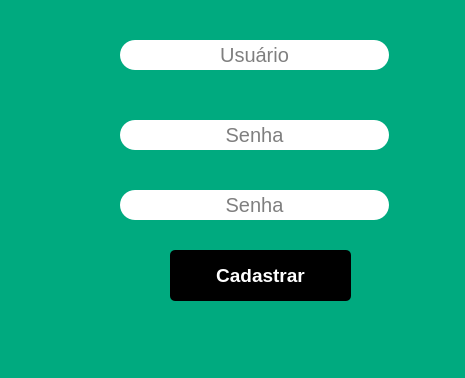
<?xml version="1.0" encoding="UTF-8"?>
<ui version="4.0">
 <class>MainWindow</class>
 <widget class="QMainWindow" name="MainWindow">
  <property name="geometry">
   <rect>
    <x>0</x>
    <y>0</y>
    <width>465</width>
    <height>378</height>
   </rect>
  </property>
  <property name="windowTitle">
   <string>MainWindow</string>
  </property>
  <property name="styleSheet">
   <string notr="true">background-color: rgb(0, 170, 127);</string>
  </property>
  <widget class="QWidget" name="centralwidget">
   <widget class="QLineEdit" name="usuario">
    <property name="geometry">
     <rect>
      <x>120</x>
      <y>40</y>
      <width>269</width>
      <height>30</height>
     </rect>
    </property>
    <property name="font">
     <font>
      <pointsize>15</pointsize>
     </font>
    </property>
    <property name="styleSheet">
     <string notr="true">background-color: rgb(255, 255, 255);
border-radius:15px;</string>
    </property>
    <property name="echoMode">
     <enum>QLineEdit::Normal</enum>
    </property>
    <property name="alignment">
     <set>Qt::AlignCenter</set>
    </property>
    <property name="placeholderText">
     <string notr="true" extracomment="Usuário">Usuário</string>
    </property>
   </widget>
   <widget class="QLineEdit" name="senha">
    <property name="geometry">
     <rect>
      <x>120</x>
      <y>120</y>
      <width>269</width>
      <height>30</height>
     </rect>
    </property>
    <property name="font">
     <font>
      <pointsize>15</pointsize>
     </font>
    </property>
    <property name="styleSheet">
     <string notr="true">background-color: rgb(255, 255, 255);
border-radius:15px;</string>
    </property>
    <property name="echoMode">
     <enum>QLineEdit::Password</enum>
    </property>
    <property name="alignment">
     <set>Qt::AlignCenter</set>
    </property>
    <property name="placeholderText">
     <string notr="true" extracomment="Usuário">Senha</string>
    </property>
   </widget>
   <widget class="QLineEdit" name="confirm_senha">
    <property name="geometry">
     <rect>
      <x>120</x>
      <y>190</y>
      <width>269</width>
      <height>30</height>
     </rect>
    </property>
    <property name="font">
     <font>
      <pointsize>15</pointsize>
     </font>
    </property>
    <property name="styleSheet">
     <string notr="true">background-color: rgb(255, 255, 255);
border-radius:15px;</string>
    </property>
    <property name="echoMode">
     <enum>QLineEdit::Password</enum>
    </property>
    <property name="alignment">
     <set>Qt::AlignCenter</set>
    </property>
    <property name="placeholderText">
     <string notr="true" extracomment="Usuário">Senha</string>
    </property>
   </widget>
   <widget class="QLabel" name="label">
    <property name="geometry">
     <rect>
      <x>40</x>
      <y>20</y>
      <width>71</width>
      <height>51</height>
     </rect>
    </property>
    <property name="text">
     <string/>
    </property>
    <property name="pixmap">
     <pixmap>../../../Downloads/user.png</pixmap>
    </property>
   </widget>
   <widget class="QLabel" name="label_2">
    <property name="geometry">
     <rect>
      <x>40</x>
      <y>90</y>
      <width>71</width>
      <height>61</height>
     </rect>
    </property>
    <property name="text">
     <string/>
    </property>
    <property name="pixmap">
     <pixmap>../../../Downloads/pass.png</pixmap>
    </property>
   </widget>
   <widget class="QLabel" name="label_3">
    <property name="geometry">
     <rect>
      <x>40</x>
      <y>170</y>
      <width>71</width>
      <height>61</height>
     </rect>
    </property>
    <property name="text">
     <string/>
    </property>
    <property name="pixmap">
     <pixmap>../../../Downloads/pass.png</pixmap>
    </property>
   </widget>
   <widget class="QPushButton" name="Novo_cadastro">
    <property name="geometry">
     <rect>
      <x>170</x>
      <y>250</y>
      <width>181</width>
      <height>51</height>
     </rect>
    </property>
    <property name="font">
     <font>
      <pointsize>14</pointsize>
      <weight>75</weight>
      <bold>true</bold>
     </font>
    </property>
    <property name="styleSheet">
     <string notr="true">background-color: rgb(0, 0, 0);
color: rgb(255, 255, 255);
border-radius:5px;</string>
    </property>
    <property name="text">
     <string>Cadastrar</string>
    </property>
   </widget>
  </widget>
  <widget class="QMenuBar" name="menubar">
   <property name="geometry">
    <rect>
     <x>0</x>
     <y>0</y>
     <width>465</width>
     <height>21</height>
    </rect>
   </property>
  </widget>
  <widget class="QStatusBar" name="statusbar"/>
 </widget>
 <resources/>
 <connections/>
</ui>
